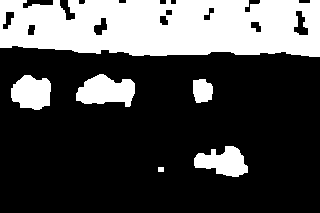
//> input picture binaryGroup.bmp, 320 x 213 px
$ ./drawContours   (built with g++ and OpenCV 4)
//> lines starting //> are read from the running program, lines starting //| are printed output that depends on the picture; after the words box and inside, x2 and y2 are one past the last pixel; in counts of white or black regions, pixels touching at a corner belong together
#include <opencv2/opencv.hpp>
using namespace std;
using namespace cv;

int main()
{
	// Read input binary image
	Mat src = imread("../images/binaryGroup.bmp", IMREAD_GRAYSCALE);
//> src: 213 rows x 320 cols, CV_8UC1; 28.8% white; 6 white regions
	namedWindow("Binary Image");
	imshow("Binary Image", src);

	// Get the contours of the connected components
	vector< vector<Point> > contours;
	findContours(src, contours, // original image and vector of contours
		RETR_EXTERNAL, CHAIN_APPROX_NONE); // retrival the external contours and retrival all pixels of each contours
//> contours = 6 contours; box (x1, y1, x2, y2) and area: (0, 0, 320, 57) 15988, (76, 74, 135, 107) 1254, (11, 75, 51, 110) 1020, (194, 146, 248, 177) 985, (193, 79, 213, 103) 360, (158, 167, 164, 172) 20

	// Print contours's length
	cout << "Contours : " << contours.size() << endl;
//| Contours : 6

	vector <vector <Point> >::const_iterator itContours = contours.begin();
	while (itContours != contours.end()) {
		cout << "Size: " << itContours->size() << endl;
		++itContours;
	}
//> this loop made 6 passes
//| Size: 18
//| Size: 152
//| Size: 73
//| Size: 121
//| Size: 155
//| Size: 867

	for (int i = 0; i < contours.size(); i++) {
		cout << "area of " << i << " = " << contourArea(contours[i]) << endl;
	}

	// draw black contours on white image
	Mat dst(src.size(), CV_8U, Scalar(255));
	for (int i = 0; i < contours.size(); i++) {
		drawContours(dst, contours, i, Scalar(0), 2);

	}
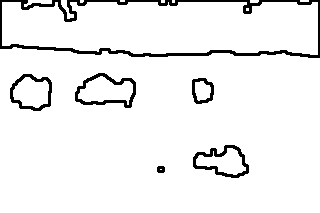
//> dst: 213 rows x 320 cols, CV_8UC1; 94% white; 6 black regions
	/*	drawContours(result, contours,
			-1, // draw all contours
			Scalar(0), // in black
			2); // with a thickness of 2
	*/
	// Elliminate too short or too long contours
	int cMin = 50; // minimum contours length
	int cMax = 1000; // maximum contours length

	vector <vector <Point> >::const_iterator itc = contours.begin();
	while (itc != contours.end()) {
		if (itc->size() < cMin || itc->size() > cMax)
			itc = contours.erase(itc);
		else
			++itc;
	}
//> after the loop, contours = 5 contours; box (x1, y1, x2, y2) and area: (0, 0, 320, 57) 15988, (76, 74, 135, 107) 1254, (11, 75, 51, 110) 1020, (194, 146, 248, 177) 985, (193, 79, 213, 103) 360

	// draw contours on the original image
	Mat original = imread("../images/group.jpg");
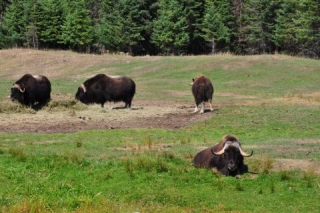
//> input picture group.jpg, 320 x 213 px
//> original is the input picture: 213 rows x 320 cols, CV_8UC3; mean B, G, R 69.4, 113.7, 107.3
	drawContours(original, contours, -1, Scalar(255, 255, 255), 2);
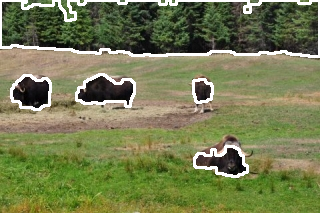
//> original: 213 rows x 320 cols, CV_8UC3; 5.93% of pixels changed, all inside (x1, y1, x2, y2) = (0, 0, 320, 178)
	namedWindow("Contours on Animals");
	imshow("Contours on Animals", original);

	// Let's now draw black contours on white image
	dst.setTo(Scalar(255));
	drawContours(dst, contours, -1, 0, 1);
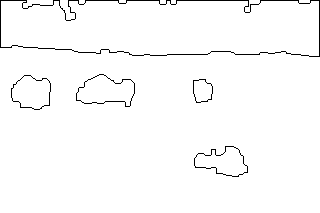
//> dst: 213 rows x 320 cols, CV_8UC1; 98% white; black in thin lines or dots, all inside (x1, y1, x2, y2) = (0, 0, 320, 177)

	namedWindow("Contours");	imshow("Contours", dst);

	// testing the bounding box
	Rect r0 = boundingRect(contours[0]);
//> r0 = Rect(194, 146, 54, 31)
	// draw the rectangle
	rectangle(dst, r0, 0, 2);

	// testing the enclosing circle
	float radius;
	Point2f center;
	minEnclosingCircle(contours[1], center, radius);
//> center = Point(201.4, 90.06); radius = 13.11
	cout << "Center (x, y) : " << center.x << " , " << center.y << endl;
//| Center (x, y) : 201.411 , 90.0575
	circle(dst, center, radius, 0, 2);

	// testing the approximate polygon
	vector <Point> poly;
	approxPolyDP(contours[2], poly, 5, true);
//> poly = 6 Points (x, y): [13, 84], [11, 97], [20, 107], [49, 105], [46, 78], [24, 75]
	polylines(dst, poly, true, 0, 2); // draw the polygon
	cout << "Polygon size : " << poly.size() << endl;
//| Polygon size : 6

	// testing the convex hull
	vector <Point> hull;
	convexHull(contours[3], hull, false, true);
//> hull = contour of 14 points, box (x1, y1, x2, y2) (76, 74, 135, 107), area 1482
	polylines(dst, hull, true, 0, 2); // draw the polygon
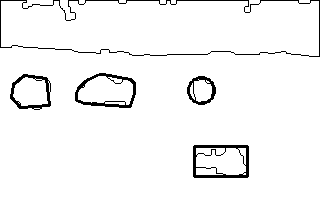
//> dst: 213 rows x 320 cols, CV_8UC1; 96.1% white; 5 black regions, box (x1, y1, x2, y2) and area: (0, 0, 320, 57) 867, (193, 145, 249, 178) 600, (75, 73, 136, 108) 507, (10, 74, 51, 110) 397, (187, 76, 216, 105) 281

	// convexityDefects()
	vector <int> hullIndices;
	convexHull(contours[3], hullIndices, false, false);
//> hullIndices = [151, 121, 117, 107, 95, 94, 90, 45, 37, 30, 25, 14, 11, 0]
	vector <Vec4i> defects;
	convexityDefects(contours[3], hullIndices, defects);
//> defects = 8 items: [0, 11, 9, 212], [11, 14, 13, 142], [14, 25, 19, 724], [25, 30, 28, 285], [37, 45, 41, 360], [45, 90, 85, 1258], [95, 107, 99, 324], [121, 151, 138, 1706]

	vector <Vec4i>::const_iterator cd = defects.begin();
	for (int i = 0; cd != defects.end(); i++) {
		cout << "defects[" << i << "] : " << (*cd) << endl;
		++cd;
	}
//> this loop made 8 passes
//| defects[0] : [0, 11, 9, 212]
//| defects[1] : [11, 14, 13, 142]
//| defects[2] : [14, 25, 19, 724]
//| defects[3] : [25, 30, 28, 285]
//| defects[4] : [37, 45, 41, 360]
//| defects[5] : [45, 90, 85, 1258]
//| defects[6] : [95, 107, 99, 324]
//| defects[7] : [121, 151, 138, 1706]

	// testing the moments
	itc = contours.begin();
	while (itc != contours.end()) {
		// compute all moments
		Moments mom = moments(*itc++);
		// draw mass center
		circle(dst, Point(mom.m10 / mom.m00, mom.m01 / mom.m00),
			2, Scalar(0), 2);
	}
//> this loop made 5 passes
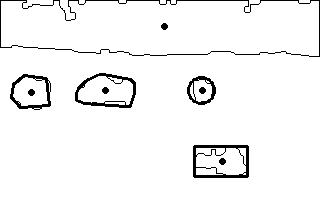
//> dst: 213 rows x 320 cols, CV_8UC1; 95.8% white; 10 black regions, largest, box (x1, y1, x2, y2) and area: (0, 0, 320, 57) 867, (193, 145, 249, 178) 600, (75, 73, 136, 108) 507

	namedWindow("Shape");
	imshow("Shape", dst);

	waitKey();
	return 0;
}
